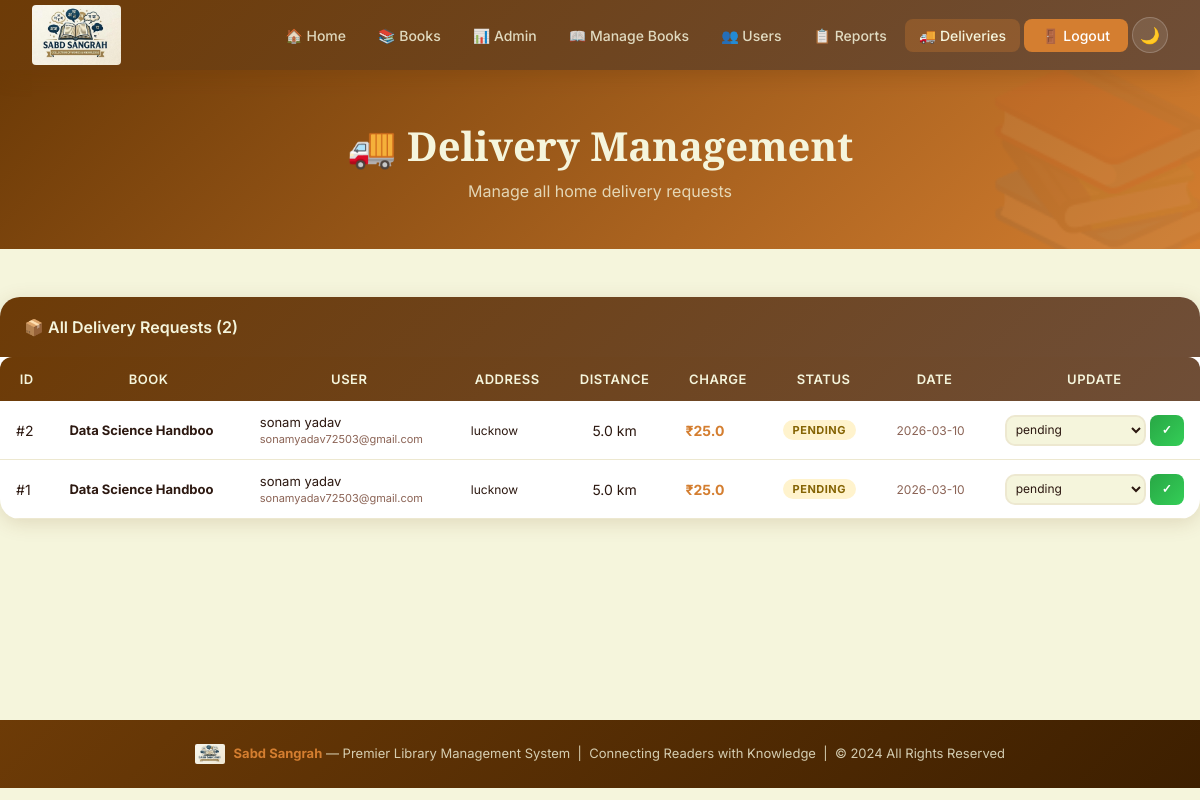
The app's page /admin/deliveries (signed in) with its own data.
### tables this page shows
CREATE TABLE deliveries (
            id INTEGER PRIMARY KEY AUTOINCREMENT,
            book_id INTEGER NOT NULL,
            user_id INTEGER NOT NULL,
            address TEXT NOT NULL,
            distance REAL DEFAULT 1.0,
            charge REAL DEFAULT 5.0,
            status TEXT DEFAULT 'pending',
            created_at TEXT DEFAULT CURRENT_TIMESTAMP,
            FOREIGN KEY(book_id) REFERENCES books(id),
            FOREIGN KEY(user_id) REFERENCES users(id)
        );

CREATE TABLE books (
            id INTEGER PRIMARY KEY AUTOINCREMENT,
            title TEXT NOT NULL,
            author TEXT NOT NULL,
            isbn TEXT UNIQUE,
            category TEXT DEFAULT 'General',
            pub_year TEXT,
            total_copies INTEGER DEFAULT 1,
            available INTEGER DEFAULT 1,
            description TEXT DEFAULT '',
            cover_color TEXT DEFAULT '#D47E30',
            avg_rating REAL DEFAULT 0.0,
            created_at TEXT DEFAULT CURRENT_TIMESTAMP
        );

CREATE TABLE users (
            id INTEGER PRIMARY KEY AUTOINCREMENT,
            name TEXT NOT NULL,
            email TEXT UNIQUE NOT NULL,
            password TEXT NOT NULL,
            phone TEXT DEFAULT '',
            address TEXT DEFAULT '',
            role TEXT DEFAULT 'user',
            created_at TEXT DEFAULT CURRENT_TIMESTAMP
        );

### app.py (the view)
@app.route('/admin/deliveries')
@admin_required
def admin_deliveries():
    db = get_db()
    deliveries = db.execute('''SELECT d.*, b.title, u.name as uname, u.email
                               FROM deliveries d JOIN books b ON d.book_id=b.id
                               JOIN users u ON d.user_id=u.id ORDER BY d.created_at DESC''').fetchall()
    db.close()
    return render_template('admin_deliveries.html', deliveries=deliveries)

### app.py (called while the page is built)
def get_db():
    conn = sqlite3.connect(DATABASE)
    conn.row_factory = sqlite3.Row
    return conn

def admin_required(f):
    @wraps(f)
    def decorated(*args, **kwargs):
        if 'user_id' not in session or session.get('role') != 'admin':
            flash('Admin access required.', 'danger')
            return redirect(url_for('login'))
        return f(*args, **kwargs)
    return decorated

### templates/admin_deliveries.html (shortened to what this page needs)
{% extends "base.html" %}
{% block content %}
<div class="page-header">
    <h1>🚚 Delivery Management</h1>
    <p>Manage all home delivery requests</p>
</div>
<div class="container section">
    <div class="card">
        <div class="card-header">📦 All Delivery Requests ({{ deliveries|length }})</div>
        <div class="card-body" style="padding:0">
            {% if deliveries %}
            <div class="table-wrapper">
                <table>
                    <thead>
                        <tr>
                            <th>ID</th>
                            <th>Book</th>
                            <th>User</th>
                            <th>Address</th>
                            <th>Distance</th>
                            <th>Charge</th>
                            <th>Status</th>
                            <th>Date</th>
                            <th>Update</th>
                        </tr>
                    </thead>
                    <tbody>
                        {% for d in deliveries %}
                        <tr>
                            <td>#{{ d.id }}</td>
                            <td style="font-size:13px"><strong>{{ d.title[:20] }}</strong></td>
                            <td style="font-size:13px">{{ d.uname }}<br><span
                                    style="color:var(--text-light);font-size:11px">{{ d.email }}</span></td>
                            <td style="font-size:12px;max-width:150px">{{ d.address[:50] }}</td>
                            <td style="text-align:center">{{ d.distance }} km</td>
                            <td style="font-weight:700;color:var(--orange)">₹{{ d.charge }}</td>
                            <td>
                                <span
                                    class="badge {{ 'badge-warning' if d.status=='pending' else 'badge-success' if d.status=='delivered' else 'badge-info' }}">
                                    {{ d.status.title() }}
                                </span>
                            </td>
                            <td style="font-size:12px;color:var(--text-light)">{{ d.created_at[:10] }}</td>
                            <td>
                                <form method="POST" action="{{ url_for('update_delivery', did=d.id) }}"
                                    style="display:flex;gap:4px">
                                    <select name="status" class="form-control"
                                        style="padding:5px;font-size:12px;min-width:100px">
                                        {% for s in ['pending','processing','out_for_delivery','delivered','cancelled']
                                        %}
                                        <option {{ 'selected' if d.status==s }}>{{ s }}</option>
                                        {% endfor %}
                                    </select>
                                    <button type="submit" class="btn btn-success btn-sm">✓</button>
                                </form>
                            </td>
                        </tr>
                        {% endfor %}
                    </tbody>
                </table>
            </div>
            {% else %}
            <div class="empty-state" style="padding:3rem">
                <div class="empty-icon">🚚</div>
                <h3>No Deliveries Yet</h3>
                <p>Delivery requests will appear here.</p>
            </div>
            {% endif %}
        </div>
    </div>
</div>
{% endblock %}

### static/css/style.css (style rules this page uses)
:root { --brown-light: #6F4E37; --brown-dark: #6D3B07; --orange: #D47E30; --cream: #F5F5DC; --cream-dark: #EDE8D0; --pink: #E491A6; --mauve: #845763; --mint: #92E4BA; --green: #90C67F; --white: #FFFFFF; --text-dark: #2C1810; --text-mid: #5C3D2E; --text-light: #8B6355; --shadow: 0 4px 20px rgba(109,59,7,0.15); --shadow-lg: 0 8px 40px rgba(109,59,7,0.25); --radius: 12px; --radius-lg: 20px; --transition: all 0.3s cubic-bezier(0.4, 0, 0.2, 1); }
* { margin: 0; padding: 0; box-sizing: border-box; }
html { scroll-behavior: smooth; }
body { font-family: 'Inter', sans-serif; background: var(--cream); color: var(--text-dark); transition: background 0.3s, color 0.3s; min-height: 100vh; }
.page-header { background: linear-gradient(135deg, var(--brown-dark), var(--orange)); color: var(--cream); padding: 3rem 2rem; text-align: center; position: relative; overflow: hidden; }
.page-header::before { content: '📚'; position: absolute; font-size: 200px; opacity: 0.05; right: -30px; top: -30px; }
.page-header h1 { font-family: 'Playfair Display', serif; font-size: 2.5rem; margin-bottom: 0.5rem; }
.page-header p { opacity: 0.8; font-size: 1rem; }
.container { max-width: 1200px; margin: 0 auto; padding: 0 20px; }
.section { padding: 3rem 0; }
.card { background: var(--white); border-radius: var(--radius-lg); box-shadow: var(--shadow); overflow: hidden; transition: var(--transition); }
.card-header { background: linear-gradient(135deg, var(--brown-dark), var(--brown-light)); color: var(--cream); padding: 1.25rem 1.5rem; font-weight: 600; display: flex; align-items: center; gap: 8px; }
.card-body { padding: 1.5rem; }
.btn { padding: 10px 20px; border-radius: 8px; border: none; cursor: pointer; font-weight: 600; font-size: 14px; transition: var(--transition); display: inline-flex; align-items: center; gap: 6px; text-decoration: none; letter-spacing: 0.3px; }
.btn-success { background: linear-gradient(135deg, #28a745, #34ce57); color: white; }
.btn-sm { padding: 6px 12px; font-size: 12px; }
.form-control { width: 100%; padding: 11px 16px; border: 2px solid var(--cream-dark); border-radius: 10px; font-size: 14px; background: var(--cream); color: var(--text-dark); transition: var(--transition); font-family: 'Inter', sans-serif; }
.form-control::placeholder { color: var(--text-light); }
select.form-control { cursor: pointer; }
.table-wrapper { overflow-x: auto; border-radius: var(--radius); }
table { width: 100%; border-collapse: collapse; }
thead tr { background: linear-gradient(135deg, var(--brown-dark), var(--brown-light)); }
thead th { color: var(--cream); padding: 14px 16px; font-size: 13px; font-weight: 600; text-transform: uppercase; letter-spacing: 0.5px; white-space: nowrap; }
tbody tr { border-bottom: 1px solid var(--cream-dark); transition: var(--transition); }
tbody td { padding: 13px 16px; font-size: 14px; color: var(--text-dark); }
.badge { display: inline-block; padding: 3px 10px; border-radius: 20px; font-size: 11px; font-weight: 700; text-transform: uppercase; letter-spacing: 0.5px; }
.badge-warning { background: #fff3cd; color: #856404; }
.fade-in { animation: fadeIn 0.5s ease; }

### records on screen
deliveries: id "2", title "Data Science Handboo", uname "sonam yadav", email "sonamyadav72503@gmail.com", address "lucknow", distance "5.0", charge "25.0", status "PENDING", created_at "2026-03-10"
deliveries: id "1", title "Data Science Handboo", uname "sonam yadav", email "sonamyadav72503@gmail.com", address "lucknow", distance "5.0", charge "25.0", status "PENDING", created_at "2026-03-10"

### other values on screen
{{ deliveries|length }} "2"
{{ 2024 }} "2024"
form field status "pending"
